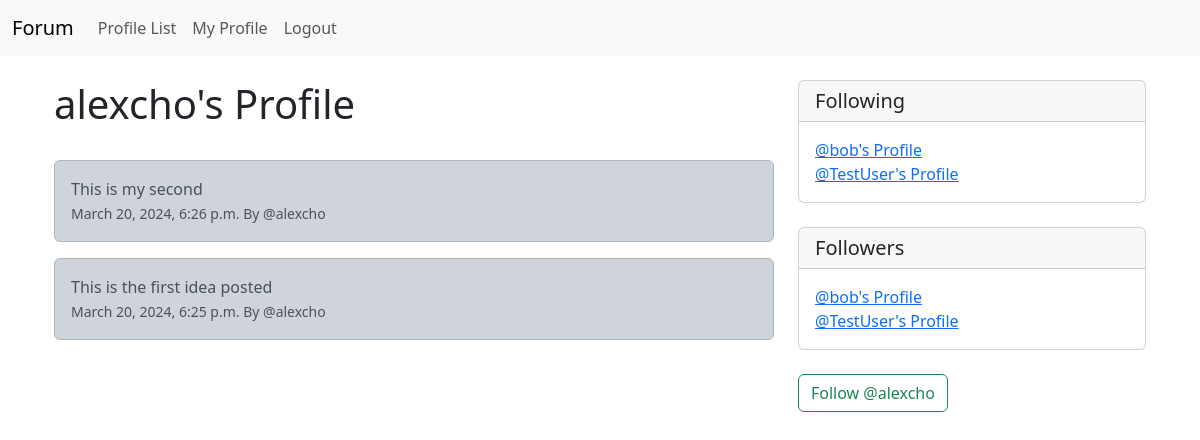
The app's page /profile/1 (signed in), older data.
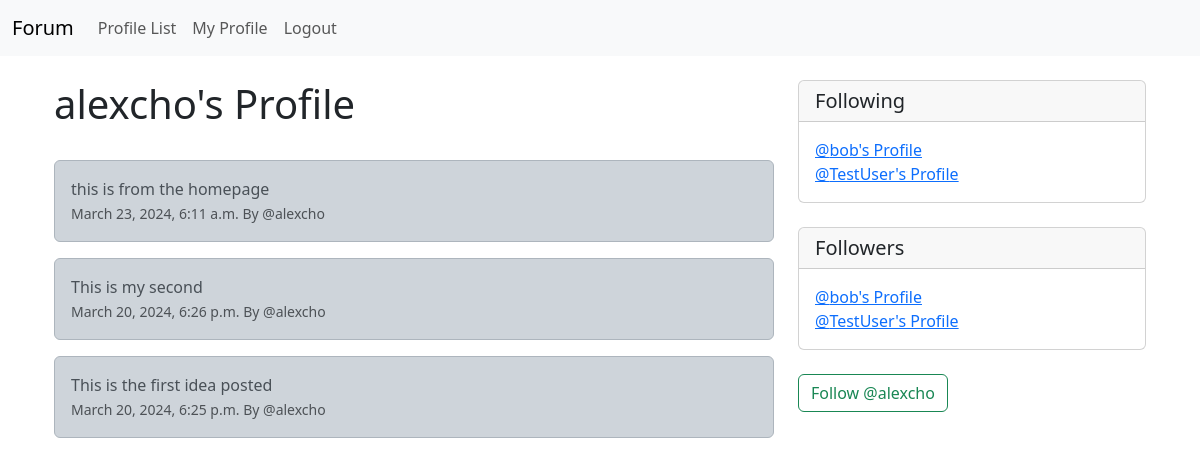
The same page, newer data.
### feed/models.py (models this page shows, shortened)
class Idea(models.Model):
    user = models.ForeignKey(
        User,
        related_name='ideas',
        on_delete=models.DO_NOTHING,
        )
    body = models.CharField(max_length=200)
    created_at = models.DateTimeField(auto_now_add=True)

class Profile(models.Model):
    user = models.OneToOneField(User, on_delete=models.CASCADE) # associate one user to one profile
    follows = models.ManyToManyField(
        'self', # relationship between same model
        related_name='followed_by', #
        symmetrical=False, # other user does not have to follow back (one way)
        blank=True # do not have to follow anybody
        )
    date_modified = models.DateTimeField(User, auto_now=True)
    def __str__(self) -> str:
        return f"{self.user.username}'s Profile"

### feed/views.py (the view, shortened to what this page needs)
# urls.py: path('profile/<int:pk>', views.profile, name='profile'),
def profile(request, pk):
    if request.user.is_authenticated:
        profile = Profile.objects.get(user_id=pk)
        ideas = Idea.objects.filter(user_id=pk).order_by('-created_at')
        return render(request, 'feed/profile.html', {'profile': profile, 'ideas': ideas})
    else:
        messages.success(request, ('Login to view this page'))
        return redirect('home')

### feed/templates/feed/profile.html (shortened to what this page needs)
{% extends 'feed/base.html' %}
{% block content %}
    {% if profile %}
        <div class="container">
            <div class="row">
                <div class="col-md-8">
                    <h1>{{ profile.user.username }}'s Profile</h1> <br>
                    {% if ideas %}
                        {% for idea in ideas %}
                        <div class="alert alert-dark" role="alert">
                            {{ idea.body }} <br>
                            <small class="text-muted">
                                {{ idea.created_at }} By @{{ idea.user.username }}
                            </small> <br>
                        </div>
                        {% endfor %}
                    {% endif %}
                </div>
                <div class="col-md-4">
                    <div class="card">
                        <h5 class="card-header">Following</h5>
                        <div class="card-body">
                            {% for following in profile.follows.all %}
                                <a href="{% url 'profile' following.user.id %}">@{{ following }}</a> <br>
                            {% endfor %}
                        </div>
                    </div>
                    <br>
                    <div class="card">
                        <h5 class="card-header">Followers</h5>
                        <div class="card-body">
                            {% for following in profile.follows.all %}
                                <a href="{% url 'profile' following.user.id %}">@{{ following }}</a> <br>
                            {% endfor %}
                        </div>
                    </div>
                    <br>
                    <form action="" method="post">
                        {% if profile in user.profile.follows.all %}
                            <button class="btn btn-outline-danger" name="follow" value="unfollow" type="submit">Unfollow @{{ profile.user.username }}</button>
                        {% else %}
                            <button class="btn btn-outline-success" name="follow" value="follow" type="submit">Follow @{{ profile.user.username }}</button>
                        {% endif %}
                    </form>
                    <br>
                </div>
            </div>
        </div>
    {% endif %}
{% endblock %}

Row changes from the older to the newer data that the page shows:
added Idea: body "this is from the homepage", created_at "March 23, 2024, 6:11 a.m.", user.username "alexcho"
